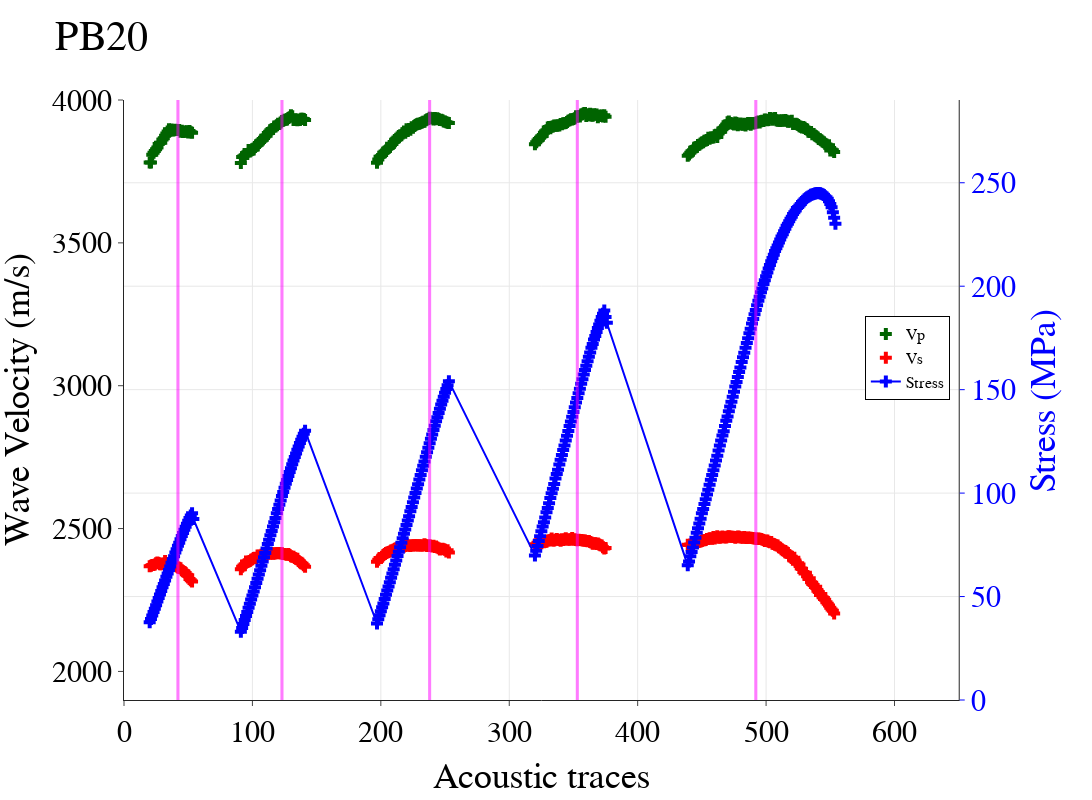

This figure's notebook cell:
### Code cell
fig = make_subplots(specs=[[{"secondary_y": True}]])

fig.add_trace(go.Scatter(x = Traces_PB20, y = Pvel_PB20,  mode='markers', marker_symbol='cross', name='Vp', marker=dict(color='darkgreen',size=10)))
fig.add_trace(go.Scatter(x = Traces_PB20, y = Svel_PB20,  mode='markers', marker_symbol='cross', name='Vs', marker=dict(color='red',size=10)))
fig.add_trace(go.Scatter(x = Traces_PB20, y = Stress_PB20,  mode='lines+markers', marker_symbol='cross', name='Stress', marker=dict(color='blue',size=10)), secondary_y=True)

# fig.add_trace(go.Scatter(x = Traces_PB20, y = TotalP_PB20,  mode='lines+markers', marker_symbol='cross', name='Total Vp', marker=dict(color='blue',size=5)))
# fig.add_trace(go.Scatter(x = Traces_PB20, y = TotalS_PB20,  mode='lines+markers', marker_symbol='cross', name='Total Vs', marker=dict(color='orange',size=5)), secondary_y=True)

fig.update_layout(template="simple_white", autosize=False, width=1400, height=800,
    title="PB20",
    xaxis_title="Acoustic traces",
    yaxis_title="Wave Velocity (m/s)",
    yaxis2_title='Stress (MPa)',
    font=dict(
        family="New Times Roman",
        size=30,
        color="Black"
    ),
    legend=dict(title=None, orientation='v', y=.50, yanchor="bottom", x=0.93, xanchor="right", font=dict(size = 16), bordercolor='black', borderwidth=1)
)

# plotly manual axis adjustments
fig.update_yaxes(range=[1900,4000], secondary_y=False)
fig.update_yaxes(range=[0,290], secondary_y=True, color='blue')
fig.update_xaxes(range=[0,650])
fig.update_yaxes(showgrid=True)
fig.update_xaxes(showgrid=True)
fig['layout']['yaxis']['showgrid'] = False
fig.add_vline(x=42, line_width=3, line_color="fuchsia")
fig.add_vline(x=42, line_width=3, line_color="fuchsia")
fig.add_vline(x=123, line_width=3, line_color="fuchsia")
fig.add_vline(x=123, line_width=3, line_color="fuchsia")
fig.add_vline(x=238, line_width=3, line_color="fuchsia")
fig.add_vline(x=238, line_width=3, line_color="fuchsia")
fig.add_vline(x=353, line_width=3, line_color="fuchsia")
fig.add_vline(x=353, line_width=3, line_color="fuchsia")
fig.add_vline(x=492, line_width=3, line_color="fuchsia")
fig.add_vline(x=492, line_width=3, line_color="fuchsia")

fig.show()

### Figure 1 — Plotly figure (JSON) as saved in the notebook; plotly's stock layout.template omitted (floating-point values rounded to 4 significant figures; data arrays with more than 128 entries replaced by an {"elided": "..."} marker saying what was removed)
{"data": [{"marker": {"color": "darkgreen", "size": 10, "symbol": "cross"}, "mode": "markers", "name": "Vp", "type": "scatter", "x": {"elided": "316 int values"}, "y": {"elided": "316 float values"}}, {"marker": {"color": "red", "size": 10, "symbol": "cross"}, "mode": "markers", "name": "Vs", "type": "scatter", "x": {"elided": "316 int values"}, "y": {"elided": "316 float values"}}, {"marker": {"color": "blue", "size": 10, "symbol": "cross"}, "mode": "lines+markers", "name": "Stress", "type": "scatter", "x": {"elided": "316 int values"}, "xaxis": "x", "y": {"elided": "316 float values"}, "yaxis": "y2"}], "layout": {"autosize": false, "font": {"color": "Black", "family": "New Times Roman", "size": 30}, "height": 800, "legend": {"bordercolor": "black", "borderwidth": 1, "font": {"size": 16}, "orientation": "v", "title": {}, "x": 0.93, "xanchor": "right", "y": 0.5, "yanchor": "bottom"}, "shapes": [{"line": {"color": "fuchsia", "width": 3}, "type": "line", "x0": 42, "x1": 42, "xref": "x", "y0": 0, "y1": 1, "yref": "y domain"}, {"line": {"color": "fuchsia", "width": 3}, "type": "line", "x0": 42, "x1": 42, "xref": "x", "y0": 0, "y1": 1, "yref": "y domain"}, {"line": {"color": "fuchsia", "width": 3}, "type": "line", "x0": 123, "x1": 123, "xref": "x", "y0": 0, "y1": 1, "yref": "y domain"}, {"line": {"color": "fuchsia", "width": 3}, "type": "line", "x0": 123, "x1": 123, "xref": "x", "y0": 0, "y1": 1, "yref": "y domain"}, {"line": {"color": "fuchsia", "width": 3}, "type": "line", "x0": 238, "x1": 238, "xref": "x", "y0": 0, "y1": 1, "yref": "y domain"}, {"line": {"color": "fuchsia", "width": 3}, "type": "line", "x0": 238, "x1": 238, "xref": "x", "y0": 0, "y1": 1, "yref": "y domain"}, {"line": {"color": "fuchsia", "width": 3}, "type": "line", "x0": 353, "x1": 353, "xref": "x", "y0": 0, "y1": 1, "yref": "y domain"}, {"line": {"color": "fuchsia", "width": 3}, "type": "line", "x0": 353, "x1": 353, "xref": "x", "y0": 0, "y1": 1, "yref": "y domain"}, {"line": {"color": "fuchsia", "width": 3}, "type": "line", "x0": 492, "x1": 492, "xref": "x", "y0": 0, "y1": 1, "yref": "y domain"}, {"line": {"color": "fuchsia", "width": 3}, "type": "line", "x0": 492, "x1": 492, "xref": "x", "y0": 0, "y1": 1, "yref": "y domain"}], "title": {"text": "PB20"}, "width": 1400, "xaxis": {"anchor": "y", "domain": [0, 0.94], "range": [0, 650], "showgrid": true, "title": {"text": "Acoustic traces"}}, "yaxis": {"anchor": "x", "domain": [0, 1], "range": [1900, 4000], "showgrid": false, "title": {"text": "Wave Velocity (m/s)"}}, "yaxis2": {"anchor": "x", "color": "blue", "overlaying": "y", "range": [0, 290], "showgrid": true, "side": "right", "title": {"text": "Stress (MPa)"}}}}
